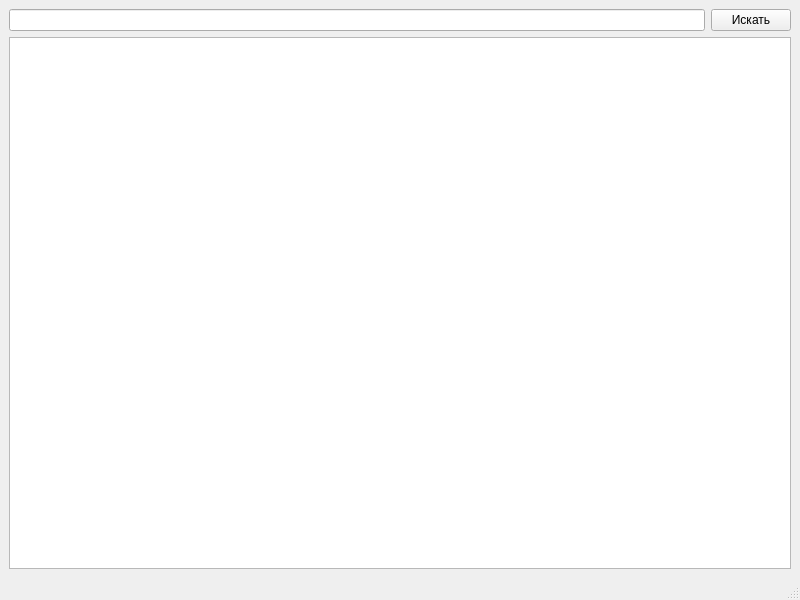
<?xml version="1.0" encoding="UTF-8"?>
<ui version="4.0">
 <class>MainWindow</class>
 <widget class="QMainWindow" name="MainWindow">
  <property name="geometry">
   <rect>
    <x>0</x>
    <y>0</y>
    <width>800</width>
    <height>600</height>
   </rect>
  </property>
  <property name="windowTitle">
   <string>MainWindow</string>
  </property>
  <widget class="QWidget" name="centralwidget">
   <layout class="QVBoxLayout" name="verticalLayout">
    <item>
     <layout class="QHBoxLayout" name="horizontalLayout">
      <item>
       <widget class="QLineEdit" name="searchLine">
        <property name="inputMask">
         <string/>
        </property>
        <property name="text">
         <string/>
        </property>
       </widget>
      </item>
      <item>
       <widget class="QPushButton" name="searchButton">
        <property name="text">
         <string>Искать</string>
        </property>
       </widget>
      </item>
     </layout>
    </item>
    <item>
     <widget class="QTextBrowser" name="textBrowser"/>
    </item>
   </layout>
  </widget>
  <widget class="QMenuBar" name="menubar">
   <property name="geometry">
    <rect>
     <x>0</x>
     <y>0</y>
     <width>800</width>
     <height>21</height>
    </rect>
   </property>
  </widget>
  <widget class="QStatusBar" name="statusbar"/>
 </widget>
 <resources/>
 <connections>
  <connection>
   <sender>searchButton</sender>
   <signal>clicked()</signal>
   <receiver>MainWindow</receiver>
   <slot>sFindEmployee()</slot>
   <hints>
    <hint type="sourcelabel">
     <x>749</x>
     <y>40</y>
    </hint>
    <hint type="destinationlabel">
     <x>698</x>
     <y>23</y>
    </hint>
   </hints>
  </connection>
 </connections>
 <slots>
  <slot>sFindEmployee()</slot>
 </slots>
</ui>
